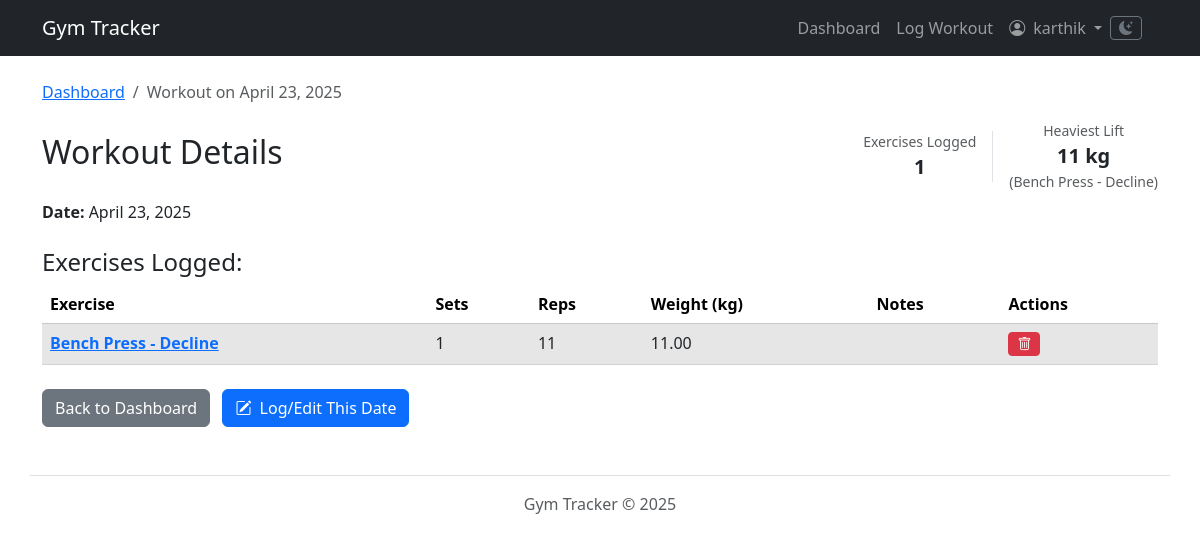
/workouts/session/29/ (signed in), run on an earlier commit of the app's database.
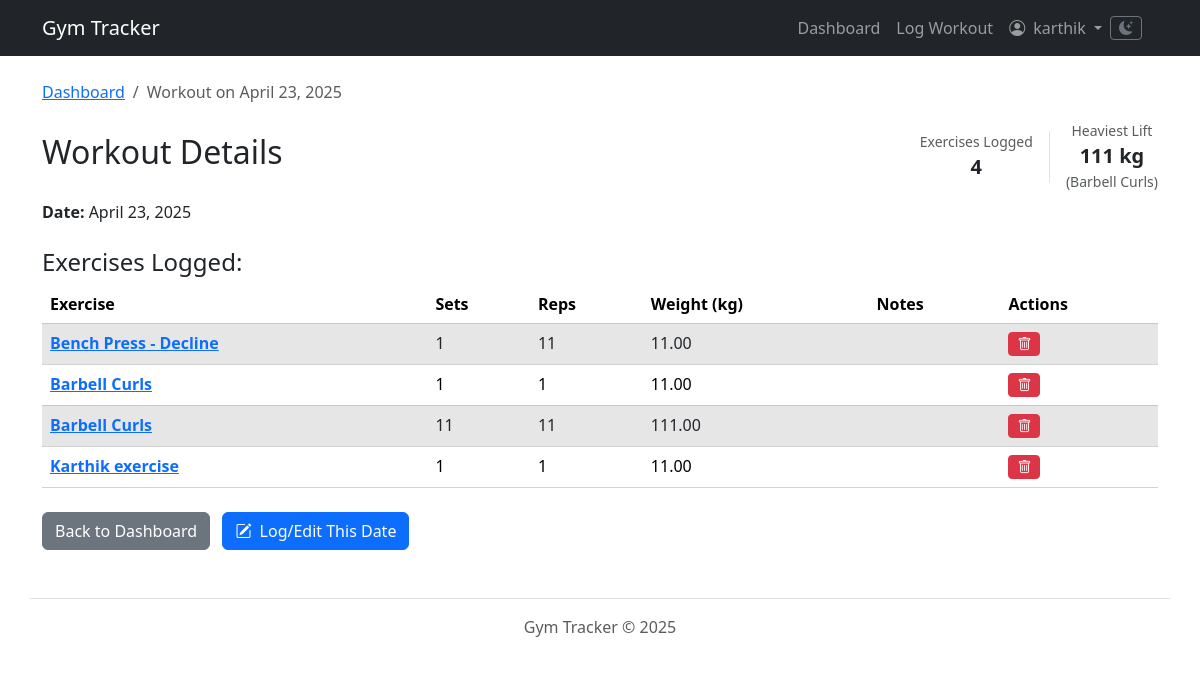
And on a later commit of the database.
### workouts/models.py (models this page shows, shortened)
class WorkoutSession(models.Model):
    user = models.ForeignKey(User, on_delete=models.CASCADE)
    date = models.DateField(default=timezone.now)
    created_at = models.DateTimeField(auto_now_add=True)
    notes = models.TextField(blank=True, null=True)
    class Meta:
        unique_together = ('user', 'date')
        ordering = ['-date']

class Exercise(models.Model):
    name = models.CharField(max_length=100, unique=True)
    description = models.TextField(blank=True, null=True)
    user = models.ForeignKey(User, null=True, blank=True, on_delete=models.CASCADE, related_name='custom_exercises')
    class Meta:
        unique_together = ('user', 'name')  # Makes name unique for a specific user (or globally if user is None)
        ordering = ['name']  # Keep exercises ordered alphabetically

class WorkoutLog(models.Model):
    session = models.ForeignKey(WorkoutSession, related_name='logs', on_delete=models.CASCADE)
    exercise = models.ForeignKey(Exercise, on_delete=models.PROTECT)  # Protect exercise from deletion if used
    sets = models.PositiveIntegerField(blank=True, null=True)
    reps = models.PositiveIntegerField(blank=True, null=True)
    weight = models.DecimalField(max_digits=6, decimal_places=2, blank=True, null=True)
    duration = models.DurationField(blank=True, null=True)  # e.g., for cardio
    notes = models.TextField(blank=True, null=True)

### workouts/views.py (the view)
# urls.py: path('session/<int:session_id>/', views.workout_detail_view, name='workout_detail'),
@login_required
def workout_detail_view(request, session_id):
    workout_session = get_object_or_404(WorkoutSession, pk=session_id, user=request.user)
    session_logs = workout_session.logs.all().select_related('exercise').order_by(
        'id')  # Efficiently get logs and exercise
    log_count = session_logs.count()
    heaviest_lift_weight = None
    heaviest_lift_exercise_name = None
    if log_count > 0:
        max_weight_aggregate = session_logs.filter(weight__isnull=False).aggregate(max_w=Max('weight'))
        if max_weight_aggregate and max_weight_aggregate['max_w'] is not None:
            heaviest_lift_weight = max_weight_aggregate['max_w']
            first_log_with_max = session_logs.filter(weight=heaviest_lift_weight).first()
            if first_log_with_max:  # Check if found (might have weight but no logs match exactly if Decimal issue)
                heaviest_lift_exercise_name = first_log_with_max.exercise.name
    context = {
        'session': workout_session,
        'logs': session_logs,
        'log_count': log_count,
        'heaviest_lift_weight': heaviest_lift_weight,
        'heaviest_lift_exercise_name': heaviest_lift_exercise_name,
    }
    return render(request, 'workouts/workout_detail.html', context)

### workouts/templates/workouts/workout_detail.html (shortened to what this page needs)
{% extends 'workouts/base.html' %}
{% block content %}
<div class="container mt-4">
    <nav aria-label="breadcrumb">
        <ol class="breadcrumb">
            <li class="breadcrumb-item"><a href="{% url 'workouts:dashboard' %}">Dashboard</a></li>
            <li class="breadcrumb-item active" aria-current="page">Workout on {{ session.date|date:"F d, Y" }}</li>
        </ol>
    </nav>
    <div class="d-flex flex-wrap justify-content-between align-items-center mb-2">
        <h2 class="me-3">Workout Details</h2>
        <div class="d-flex align-items-center">
            {% if log_count > 0 %}
            <div class="text-center border-end pe-3 me-3">
                 <span class="text-muted d-block small">Exercises Logged</span>
                 <strong class="fs-5">{{ log_count }}</strong>
            </div>
            {% endif %}
            {% if heaviest_lift_weight is not None %}
            <div class="text-center">
                 <span class="text-muted d-block small">Heaviest Lift</span>
                 <strong class="fs-5">{{ heaviest_lift_weight|floatformat:0 }} kg</strong>
                 {% if heaviest_lift_exercise_name %}
                 <small class="d-block text-muted">({{ heaviest_lift_exercise_name }})</small>
                 {% endif %}
            </div>
            {% endif %}
        </div>
    </div>
    <p><strong>Date:</strong> {{ session.date|date:"F d, Y" }}</p>
    <h4 class="mt-4">Exercises Logged:</h4>
    {% if logs %}
    <table class="table table-striped table-hover">
        <thead>
        <tr>
            <th scope="col">Exercise</th>
            <th scope="col">Sets</th>
            <th scope="col">Reps</th>
            <th scope="col">Weight (kg)</th>
            <th scope="col">Notes</th>
            <th scope="col">Actions</th>
        </tr>
        </thead>
        <tbody>
        {% for log in logs %}
        <tr>
            <td><strong><a href="{% url 'workouts:exercise_stats' exercise_id=log.exercise.id %}"
                           title="View progress chart for {{ log.exercise.name }}">
                {{ log.exercise.name }}
            </a></strong></td>
            <td>{{ log.sets|default:"N/A" }}</td>
            <td>{{ log.reps|default:"N/A" }}</td>
            <td>{{ log.weight|default:"N/A" }}</td>
            <td>{{ log.notes|default:""|linebreaksbr }}</td>
            <td>
                <form action="{% url 'workouts:delete_workout_log' log_id=log.id %}"
                      method="POST"
                      class="d-inline"
                      onsubmit="return confirm('Are you sure you want to delete this entry?');">
                    <button type="submit" class="btn btn-danger btn-sm" title="Delete this entry">
                        <i class="bi bi-trash"></i>
                    </button>
                </form>
            </td>
        </tr>
        {% endfor %}
        </tbody>
    </table>
    {% else %}
    <p>No specific exercises were logged for this session.</p>
    {% endif %}
    <div class="mt-4">
        <a href="{% url 'workouts:dashboard' %}" class="btn btn-secondary">Back to Dashboard</a>
        <a href="{% url 'workouts:log_workout_date' date_str=session.date|date:'Y-m-d' %}" class="btn btn-primary ms-2">
            <i class="bi bi-pencil-square me-1"></i>
            Log/Edit This Date
        </a>
    </div>
</div>
{% endblock %}

### workouts/templates/workouts/base.html (shortened to what this page needs)
{% load static %}
<html lang="en">
<head>
    <link href="https://cdn.jsdelivr.net/npm/bootstrap@5.3.2/dist/css/bootstrap.min.css" rel="stylesheet"
>
    <link rel="stylesheet" href="https://cdn.jsdelivr.net/npm/bootstrap-icons@1.11.3/font/bootstrap-icons.min.css">
    <link href="https://cdn.jsdelivr.net/npm/tom-select@2.3.1/dist/css/tom-select.bootstrap5.css" rel="stylesheet">
</head>
<body>
<nav class="navbar navbar-expand-lg navbar-dark bg-dark mb-4">
    <div class="container">
        <a class="navbar-brand" href="{% url 'home' %}">Gym Tracker</a>
        <div class="collapse navbar-collapse" id="navbarNav">
            <ul class="navbar-nav ms-auto mb-2 mb-lg-0">
                {% if user.is_authenticated %}
                <li class="nav-item">
                    <a class="nav-link {% if request.resolver_match.view_name == 'workouts:dashboard' %}active{% endif %}"
                       href="{% url 'workouts:dashboard' %}">Dashboard</a>
                </li>
                <li class="nav-item">
                    <a class="nav-link {% if request.resolver_match.view_name == 'workouts:log_workout_date' or request.resolver_match.view_name == 'workouts:log_workout_today' %}active{% endif %}"
                       href="{% url 'workouts:log_workout_today' %}">Log Workout</a>
                </li>
                <li class="nav-item dropdown">
                    <a class="nav-link dropdown-toggle" href="#" id="navbarUserDropdown" role="button"
                       data-bs-toggle="dropdown" aria-expanded="false">
                        <i class="bi bi-person-circle me-1"></i>
                        {{ user.username }}
                    </a>
                </li>
                {% endif %}
            </ul>
            <li class="nav-item d-flex align-items-center me-3">
                <button class="btn btn-outline-secondary btn-sm" id="darkModeToggle" title="Toggle dark mode">
                    <i class="bi bi-moon-stars-fill"></i>
                </button>
            </li>
        </div>
    </div>
</nav>
<main role="main">
    {% block content %}{% endblock %}
</main>
<footer class="container mt-5 py-3 border-top text-center text-muted">
    Gym Tracker © {% now "Y" %}
</footer>
</body>
</html>

### workouts/templates/workouts/base.html (style rules this page uses)
:root { --body-bg: #ffffff; --body-color: #212529; --card-bg: #ffffff; --card-border-color: rgba(0, 0, 0, 0.175); --link-color: #0d6efd; --link-hover-color: #0a58ca; --navbar-bg: #212529; --navbar-color: rgba(255, 255, 255, 0.55); --navbar-active-color: #ffffff; --navbar-hover-color: rgba(255, 255, 255, 0.75); --table-striped-bg: rgba(0, 0, 0, 0.05); --bs-body-bg-rgb: 255, 255, 255; --bs-body-color-rgb: 33, 37, 41; color-scheme: light; }
body { background-color: var(--body-bg); color: var(--body-color); transition: background-color 0.2s ease-in-out, color 0.2s ease-in-out; }
a { color: var(--link-color); }
.navbar { background-color: var(--navbar-bg) !important; }
.navbar-dark .navbar-nav .nav-link { color: var(--navbar-color); }
.navbar-dark .navbar-brand { color: var(--navbar-active-color); }
.table { color: var(--body-color); border-color: var(--card-border-color); }
.table-striped > tbody > tr:nth-of-type(odd) > * { background-color: var(--table-striped-bg); color: var(--body-color); }

What changed in the data, as far as the page shows it:
no longer on this page (row unchanged): Exercise: name "Bench Press - Decline"
now on this page (row unchanged): Exercise: name "Barbell Curls"
added WorkoutLog: exercise.name "Barbell Curls", sets "1", reps "1", weight "11.00"
added WorkoutLog: exercise.name "Barbell Curls", sets "11", reps "11", weight "111.00"
added WorkoutLog: exercise.name "Karthik exercise", sets "1", reps "1", weight "11.00"
Also different on the page:
{{ log_count }}: "1" → "4"
{{ heaviest_lift_weight|floatformat:0 }}: "11" → "111"
